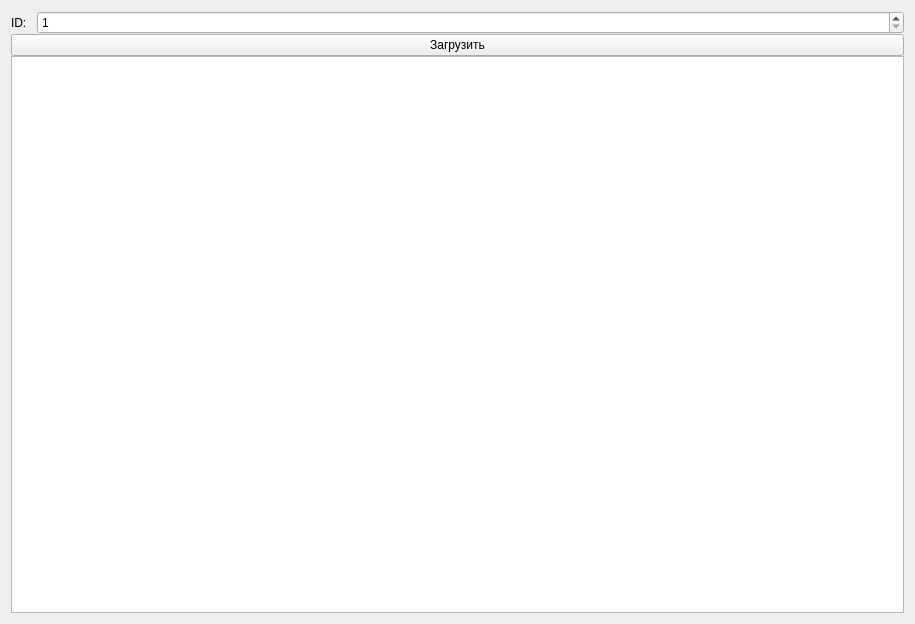
<?xml version="1.0" encoding="UTF-8"?>
<ui version="4.0">
 <class>Form</class>
 <widget class="QWidget" name="Form">
  <property name="geometry">
   <rect>
    <x>0</x>
    <y>0</y>
    <width>915</width>
    <height>624</height>
   </rect>
  </property>
  <property name="windowTitle">
   <string>Form</string>
  </property>
  <layout class="QGridLayout" name="gridLayout_2">
   <item row="0" column="0">
    <layout class="QGridLayout" name="gridLayout">
     <property name="spacing">
      <number>0</number>
     </property>
     <item row="0" column="1">
      <widget class="QSpinBox" name="spinBox">
       <property name="sizePolicy">
        <sizepolicy hsizetype="Minimum" vsizetype="Maximum">
         <horstretch>0</horstretch>
         <verstretch>0</verstretch>
        </sizepolicy>
       </property>
       <property name="minimum">
        <number>1</number>
       </property>
       <property name="maximum">
        <number>999999999</number>
       </property>
      </widget>
     </item>
     <item row="0" column="0">
      <widget class="QLabel" name="label">
       <property name="sizePolicy">
        <sizepolicy hsizetype="Maximum" vsizetype="Preferred">
         <horstretch>0</horstretch>
         <verstretch>0</verstretch>
        </sizepolicy>
       </property>
       <property name="text">
        <string>ID:   </string>
       </property>
      </widget>
     </item>
     <item row="1" column="0" colspan="2">
      <widget class="QPushButton" name="pushButton">
       <property name="sizePolicy">
        <sizepolicy hsizetype="Minimum" vsizetype="Maximum">
         <horstretch>0</horstretch>
         <verstretch>0</verstretch>
        </sizepolicy>
       </property>
       <property name="text">
        <string>Загрузить</string>
       </property>
      </widget>
     </item>
     <item row="2" column="0" colspan="2">
      <widget class="QTableWidget" name="tableWidget"/>
     </item>
    </layout>
   </item>
  </layout>
 </widget>
 <resources/>
 <connections/>
</ui>
